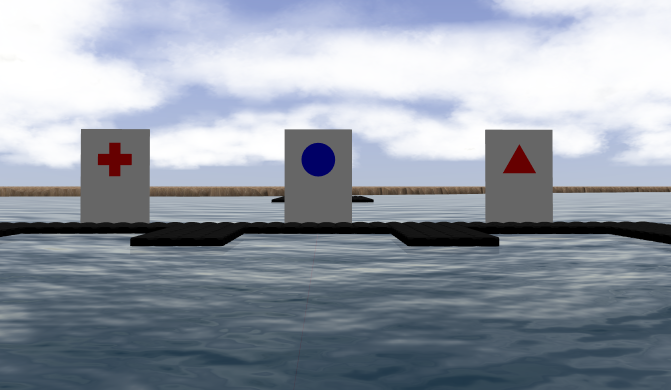
#> input picture Projects/DeepLearning/ScanTheCode/test_images/shapes.png, 1342 x 779 px, found by its file name (shown at 1/2 size)
$ python shape_recognition.py
#> lines starting #> are read from the running program, lines starting #| are printed output that depends on the picture; after the words box and inside, x2 and y2 are one past the last pixel; in counts of white or black regions, pixels touching at a corner belong together
import cv2
import numpy as np

def plot(image, name):
	cv2.namedWindow(name,cv2.WINDOW_NORMAL)
	cv2.resizeWindow(name, 800,800)
	cv2.imshow(name,image)
	cv2.waitKey(0)
	cv2.destroyAllWindows()

normal_img = cv2.imread('test_images/shapes.png')
#> normal_img is the input picture: shape (779, 1342, 3); mean B, G, R 166.3, 154.9, 147

img = cv2.imread('test_images/shapes.png',0)
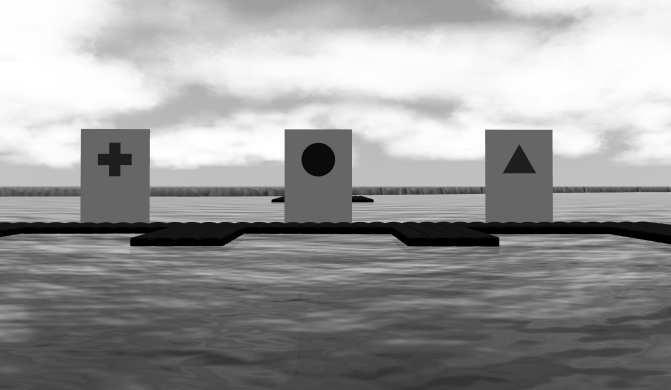
#> img: shape (779, 1342) (shown at 1/2 size); min 0, max 255, mean 153.4

plot(img, 'Read in Image')

img = cv2.medianBlur(img,5)

plot(img, 'Blurred Image')

cimg = cv2.cvtColor(img,cv2.COLOR_GRAY2BGR)

plot(normal_img, 'Gray to BGR')

circles = cv2.HoughCircles(img,cv2.HOUGH_GRADIENT,1,20,
                            param1=50,param2=30,minRadius=20,maxRadius=80)
#> circles = 97 rows, first 8: [636.5, 318.5, 33.2], [551.5, 494.5, 71.7], [881.5, 498.5, 73.9], [633.5, 541.5, 66.1], [1129.5, 528.5, 60.7], [163.5, 542.5, 68.3], [1212.5, 573.5, 77.2], [852.5, 488.5, 71.7]

circles = np.uint16(np.around(circles))
#> circles = 97 rows, first 8: [636, 318, 33], [552, 494, 72], [882, 498, 74], [634, 542, 66], [1130, 528, 61], [164, 542, 68], [1212, 574, 77], [852, 488, 72]
for i in circles[0,:]:
    # draw the outer circle
    cv2.circle(normal_img,(i[0],i[1]),i[2],(0,255,0),2)
    # draw the center of the circle
    cv2.circle(normal_img,(i[0],i[1]),2,(0,0,255),3)
#> this loop made 97 passes
#> i on passes 1 to 12: [636, 318, 33], [552, 494, 72], [882, 498, 74], [634, 542, 66], [1130, 528, 61], [164, 542, 68], [1212, 574, 77], [852, 488, 72], [794, 484, 63], [112, 514, 69], [822, 446, 76], [820, 476, 63]
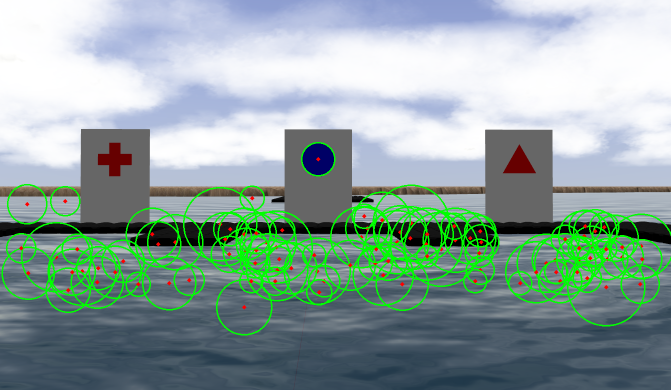
#> normal_img: shape (779, 1342, 3) (shown at 1/2 size); 6.65% of pixels changed, all inside (x1, y1, x2, y2) = (3, 284, 1342, 671)

# [6 lines of commented-out code are left out]

plot(normal_img, 'Final Result')

$ run again, with Projects/DeepLearning/ScanTheCode/test_images/Blue_rgb.png copied over Projects/DeepLearning/ScanTheCode/test_images/shapes.png
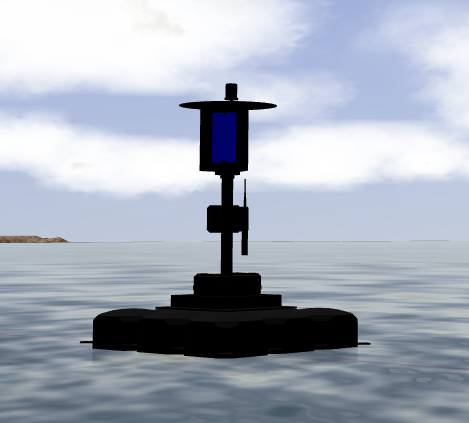
#> input picture Projects/DeepLearning/ScanTheCode/test_images/Blue_rgb.png, 469 x 423 px, found by its file name
#> normal_img is the input picture: shape (423, 469, 3); mean B, G, R 186.3, 173.8, 166.3
#> `img = cv2.imread('test_images/shapes.png',0)`:
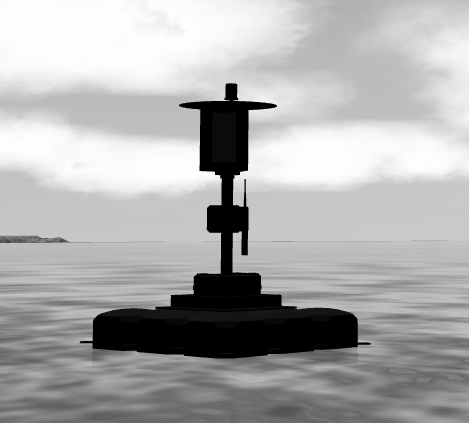
#> img: shape (423, 469); min 0, max 255, mean 172.6
#> `circles = cv2.HoughCircles(img,cv2.HOUGH_GRADIENT,1,20, param1=50,para..`: circles = [[152.5, 330.5, 61.8], [136.5, 351.5, 59.5], [132.5, 325.5, 53], [391.5, 349.5, 47.4], [363.5, 330.5, 46.3], [63.5, 343.5, 43.8], [57.5, 364.5, 33.8], [81.5, 372.5, 35.1], [444.5, 340.5, 23.9], [39.5, 311.5, 29.4]]
#> `circles = np.uint16(np.around(circles))`: circles = [[152, 330, 62], [136, 352, 60], [132, 326, 53], [392, 350, 47], [364, 330, 46], [64, 344, 44], [58, 364, 34], [82, 372, 35], [444, 340, 24], [40, 312, 29]]
#> the loop `for i in circles[0,:]:` made 10 passes
#> after the loop `for i in circles[0,:]:`:
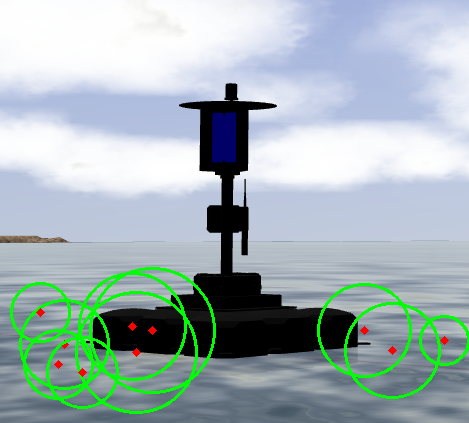
#> normal_img: shape (423, 469, 3); 4.06% of pixels changed, all inside (x1, y1, x2, y2) = (10, 267, 469, 414)

$ run again, with Projects/DeepLearning/ScanTheCode/test_images/Red_rgb.png copied over Projects/DeepLearning/ScanTheCode/test_images/shapes.png
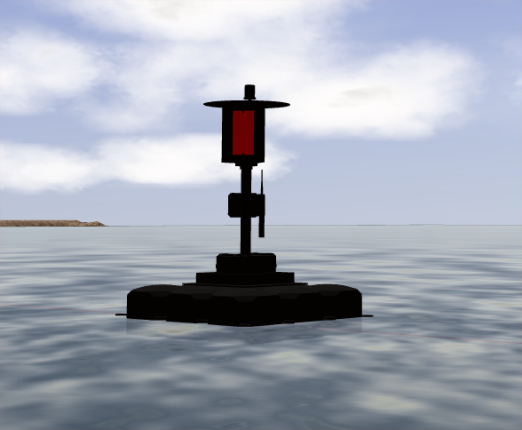
#> input picture Projects/DeepLearning/ScanTheCode/test_images/Red_rgb.png, 522 x 430 px, found by its file name
#> normal_img is the input picture: shape (430, 522, 3); mean B, G, R 182.1, 169.8, 163.6
#> `img = cv2.imread('test_images/shapes.png',0)`:
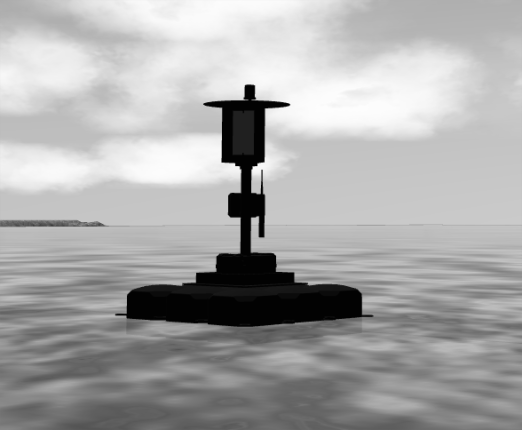
#> img: shape (430, 522); min 2, max 253, mean 168.8
#> `circles = cv2.HoughCircles(img,cv2.HOUGH_GRADIENT,1,20, param1=50,para..`: circles = [[54.5, 297.5, 41.6], [460.5, 305.5, 36.1], [95.5, 350.5, 46.3], [452.5, 350.5, 22.9], [476.5, 359.5, 34.9], [45.5, 322.5, 21.7], [503.5, 337.5, 44], [34.5, 283.5, 29.7], [25.5, 351.5, 35.1], [64.5, 274.5, 27.5], [390.5, 334.5, 27.5], [99.5, 297.5, 21.8]]
#> `circles = np.uint16(np.around(circles))`: circles = [[54, 298, 42], [460, 306, 36], [96, 350, 46], [452, 350, 23], [476, 360, 35], [46, 322, 22], [504, 338, 44], [34, 284, 30], [26, 352, 35], [64, 274, 28], [390, 334, 28], [100, 298, 22]]
#> the loop `for i in circles[0,:]:` made 12 passes
#> after the loop `for i in circles[0,:]:`:
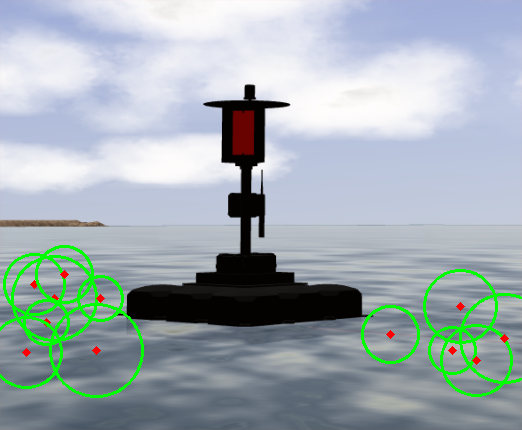
#> normal_img: shape (430, 522, 3); 3.08% of pixels changed, all inside (x1, y1, x2, y2) = (0, 245, 522, 398)

$ run again, with Projects/DeepLearning/ScanTheCode/test_images/Yellow_rgb.png copied over Projects/DeepLearning/ScanTheCode/test_images/shapes.png
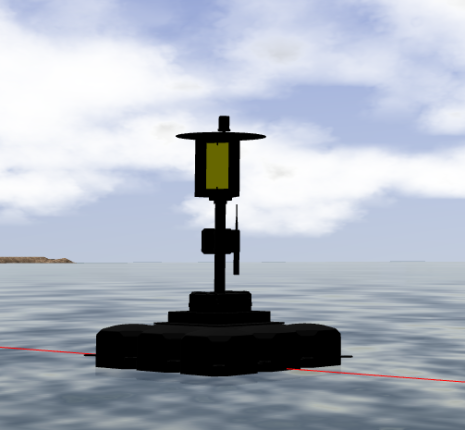
#> input picture Projects/DeepLearning/ScanTheCode/test_images/Yellow_rgb.png, 465 x 430 px, found by its file name
#> normal_img is the input picture: shape (430, 465, 3); mean B, G, R 190.6, 178.5, 171.4
#> `img = cv2.imread('test_images/shapes.png',0)`:
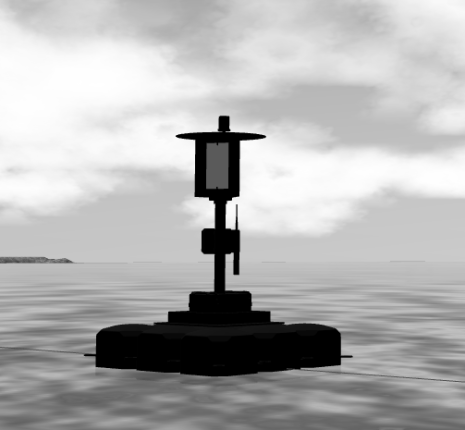
#> img: shape (430, 465); min 0, max 255, mean 177.3
#> `circles = cv2.HoughCircles(img,cv2.HOUGH_GRADIENT,1,20, param1=50,para..`: circles = [[391.5, 353.5, 51.9], [345.5, 334.5, 40.8], [61.5, 382.5, 41.6], [52.5, 300.5, 41.6], [367.5, 345.5, 27.5], [260.5, 352.5, 29.7], [40.5, 373.5, 25.2], [112.5, 351.5, 20.5]]
#> `circles = np.uint16(np.around(circles))`: circles = [[392, 354, 52], [346, 334, 41], [62, 382, 42], [52, 300, 42], [368, 346, 28], [260, 352, 30], [40, 374, 25], [112, 352, 20]]
#> the loop `for i in circles[0,:]:` made 8 passes
#> after the loop `for i in circles[0,:]:`:
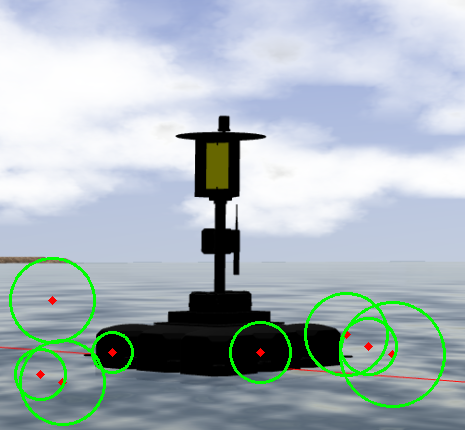
#> normal_img: shape (430, 465, 3); 2.66% of pixels changed, all inside (x1, y1, x2, y2) = (9, 257, 446, 426)
